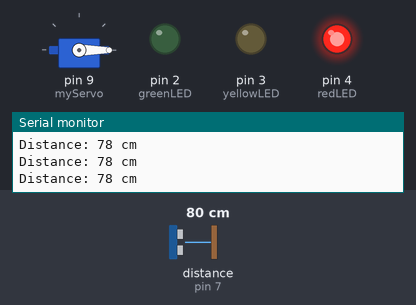
This sketch was run on a simulated Arduino Uno, built with avr-gcc and run on an emulated ATmega328P. Parts: servo, output pins drawn as LEDs (lit = HIGH), the last lines printed to the serial monitor. Wiring (inferred from the names in the program): ultrasonic range finder: trigger pin 8; echo pin 7. Inputs (shaded band) come from the test bench; at power-on: distance to the obstacle (sensor on pin 7) 80 cm. The echo pulse lasts 58.3 µs per cm; pins used as bus, display or sensor lines are not drawn.

Above: at 1.2 s.
1.3 s: distance to the obstacle (sensor on pin 7) set to 24 cm
2.8 s: distance to the obstacle (sensor on pin 7) set to 18 cm
At 4.0 s:
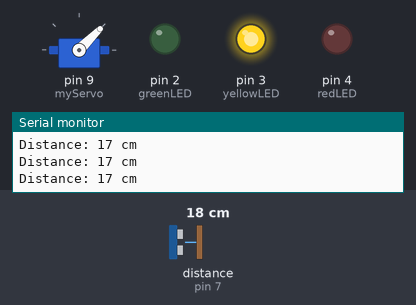
4.3 s: distance to the obstacle (sensor on pin 7) set to 13 cm
7.3 s: distance to the obstacle (sensor on pin 7) set to 10 cm
At 7.9 s:
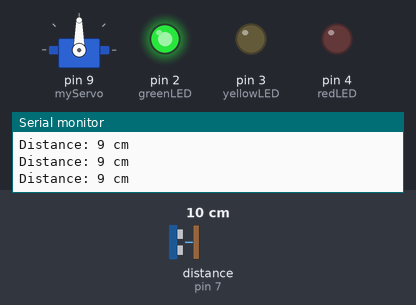
8.9 s: distance to the obstacle (sensor on pin 7) set to 35 cm
At 9.4 s:
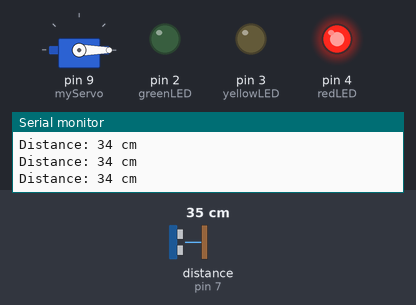
10.4 s: distance to the obstacle (sensor on pin 7) set to 2 cm
At 11.3 s:
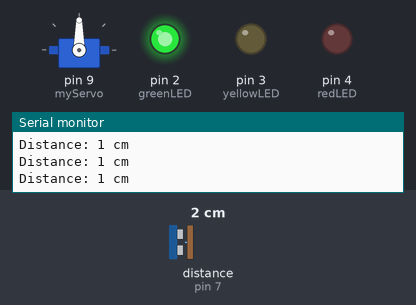
Timing chart, 0 to 13.0 s (numbered marks = the images above; inputs shaded):
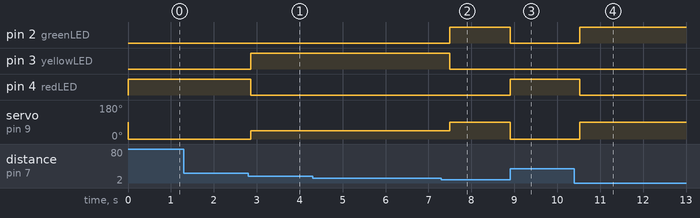

The sketch:

Distance_Measurement_using_Ultrasonic_Sensor_and_Servo_Motor.ino
```cpp
#include <Servo.h>

Servo myServo;

// Pin assignments
const int trigPin = 8;
const int echoPin = 7;
const int greenLED = 2;
const int yellowLED = 3;
const int redLED = 4;

long duration;
int distance;

void setup() {
  pinMode(trigPin, OUTPUT);
  pinMode(echoPin, INPUT);

  pinMode(greenLED, OUTPUT);
  pinMode(yellowLED, OUTPUT);
  pinMode(redLED, OUTPUT);

  myServo.attach(9);

  Serial.begin(9600);
}

void loop() {
  // Send ultrasonic pulse
  digitalWrite(trigPin, LOW);
  delayMicroseconds(2);
  digitalWrite(trigPin, HIGH);
  delayMicroseconds(10);
  digitalWrite(trigPin, LOW);

  // Measure echo time
  duration = pulseIn(echoPin, HIGH);

  // Calculate distance in cm
  distance = duration * 0.034 / 2;

  Serial.print("Distance: ");
  Serial.print(distance);
  Serial.println(" cm");

  // Control LEDs and Servo based on distance
  if (distance <= 10) {          // Close range
    digitalWrite(greenLED, HIGH);
    digitalWrite(yellowLED, LOW);
    digitalWrite(redLED, LOW);
    myServo.write(90);
  }
  else if (distance <= 20) {     // Medium range
    digitalWrite(greenLED, LOW);
    digitalWrite(yellowLED, HIGH);
    digitalWrite(redLED, LOW);
    myServo.write(45);
  }
  else {                         // Far range
    digitalWrite(greenLED, LOW);
    digitalWrite(yellowLED, LOW);
    digitalWrite(redLED, HIGH);
    myServo.write(0);
  }

  delay(200); // Short delay for stability
}
```

Measured:
- the behaviour switches between 22 and 21 cm on distance to the obstacle (sensor on pin 7) (found by bisection; images 0 and 1)
- the behaviour switches between 12 and 11 cm on distance to the obstacle (sensor on pin 7) (found by bisection; images 1 and 2)
- after the input at 2.8 s, pin 3 (yellowLED): LOW → HIGH after 0.06 s; pin 4 (redLED): HIGH → LOW after 0.06 s; servo on pin 9 (myServo): 0° → 45° after 0.06 s
- after the input at 7.3 s, pin 2 (greenLED): LOW → HIGH after 0.19 s; pin 3 (yellowLED): HIGH → LOW after 0.19 s; servo on pin 9 (myServo): 45° → 90° after 0.19 s
- after the input at 8.9 s, pin 2 (greenLED): HIGH → LOW at once; pin 4 (redLED): LOW → HIGH at once; servo on pin 9 (myServo): 90° → 0° at once
- after the input at 10.4 s, pin 2 (greenLED): LOW → HIGH after 0.12 s; pin 4 (redLED): HIGH → LOW after 0.12 s; servo on pin 9 (myServo): 0° → 90° after 0.12 s
